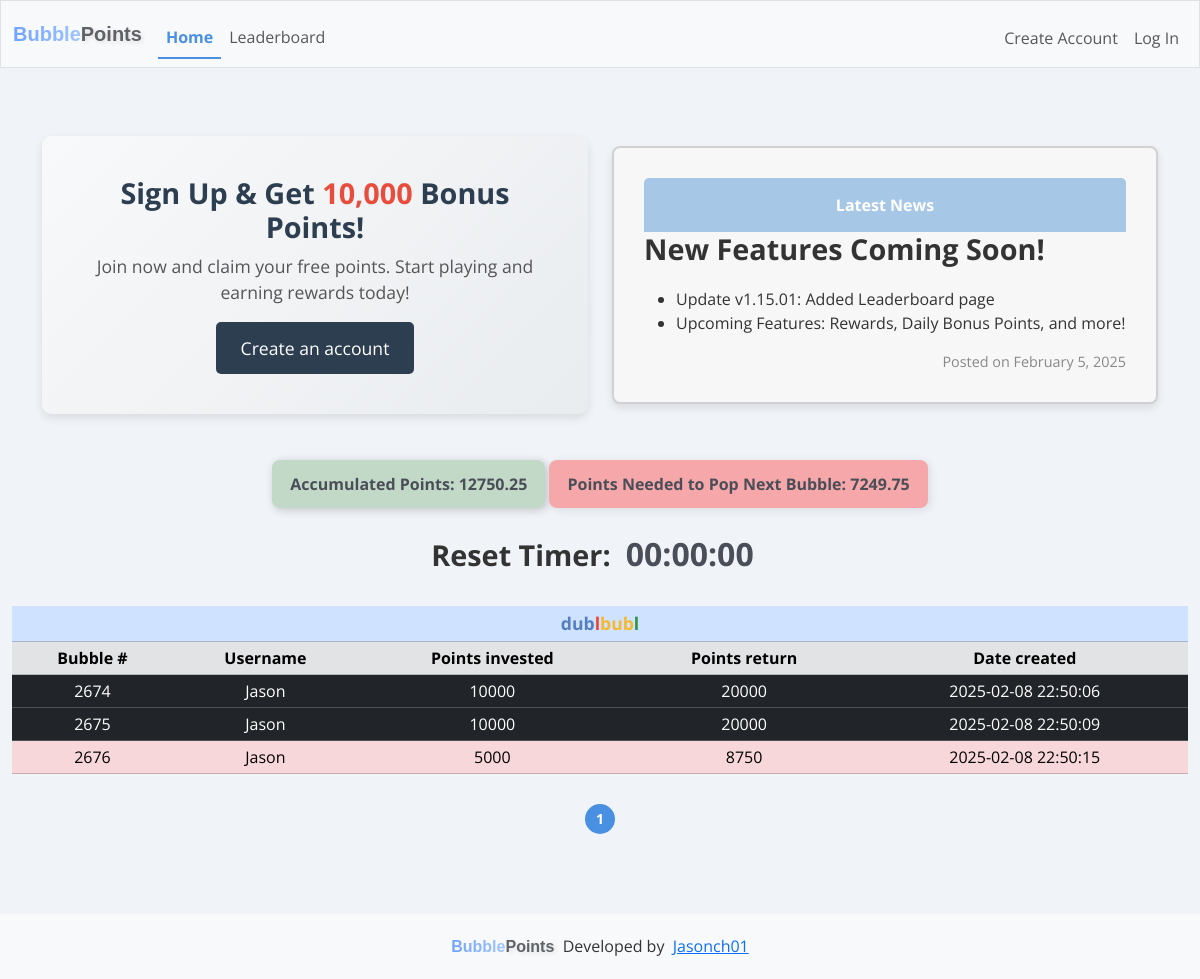
Before: / with the older database file.
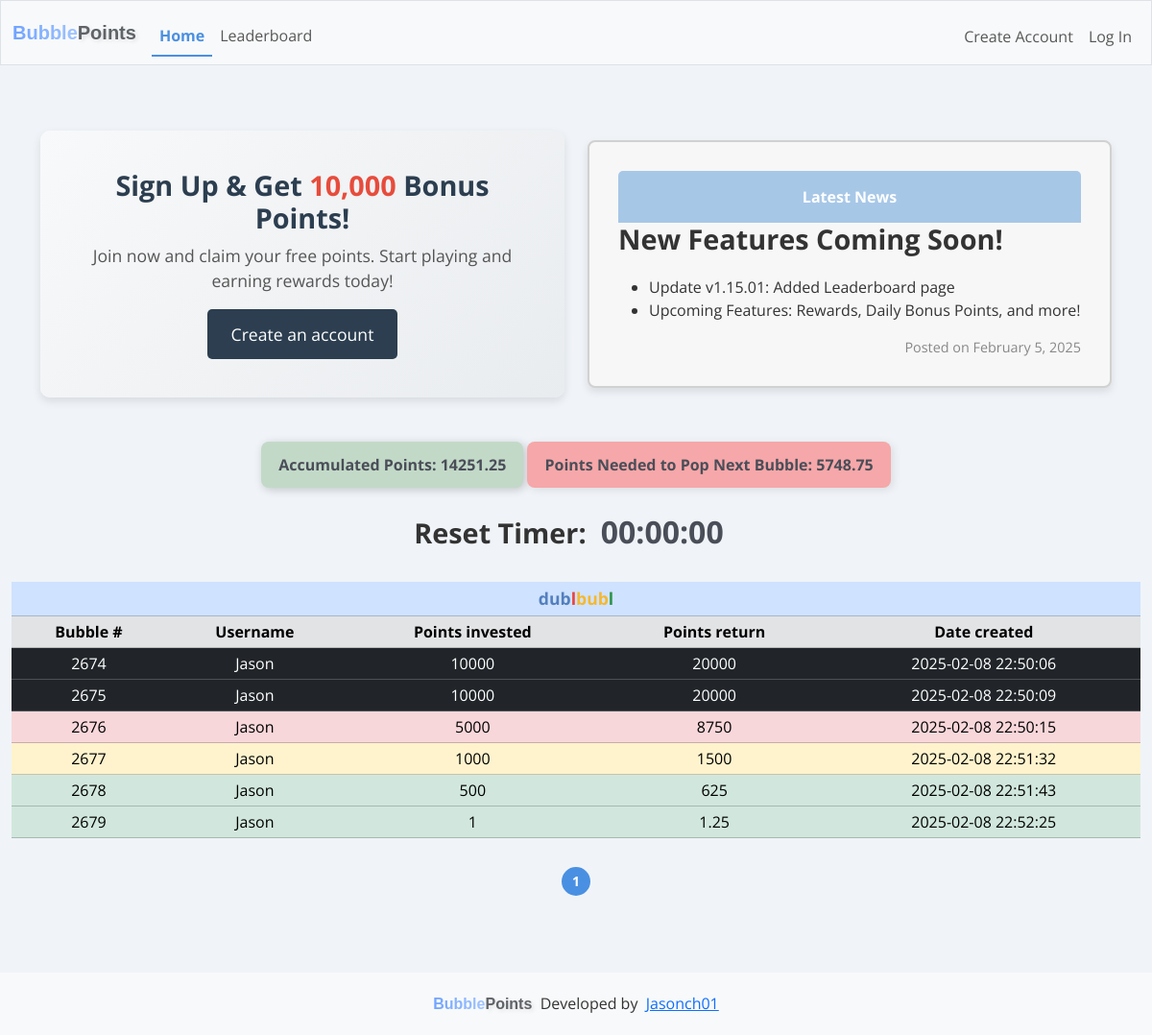
After: the same page with the newer database file.
### tables this page shows
CREATE TABLE points_tracker (
            tracker_id INTEGER PRIMARY KEY AUTOINCREMENT NOT NULL,
            current_points_in INTEGER NOT NULL,
            date_created TEXT NOT NULL        
        );

CREATE TABLE dublbubl (
    row_id INTEGER PRIMARY KEY AUTOINCREMENT NOT NULL,
    user_id INTEGER NOT NULL,
    username TEXT NOT NULL,
    points_in INTEGER NOT NULL,
    points_out INTEGER NOT NULL,
    date_created TEXT NOT NULL,        
    FOREIGN KEY (user_id) REFERENCES users(id)
    FOREIGN KEY (username) REFERENCES users(username)
);

### app.py (the view)
@app.route("/", methods=["GET", "POST"])
def index():
    updated_rows = []  # Initialize with an empty list
    start_timer()
    try:
        dublbubl = cur.execute("SELECT * FROM dublbubl").fetchall()
        page = request.args.get("page", 1, type=int)
        rows_per_page = 20  # Limit rows per page
        offset = (page - 1) * rows_per_page  # Calculate offset
        dublbubl = cur.execute(
            "SELECT * FROM dublbubl ORDER BY row_id ASC LIMIT ? OFFSET ?",
            (rows_per_page, offset)
        ).fetchall()
        total_rows = cur.execute("SELECT COUNT(*) FROM dublbubl").fetchone()[0]
        total_pages = (total_rows + rows_per_page - 1) // rows_per_page  # Round up
        current_points_in = cur.execute("SELECT current_points_in FROM points_tracker").fetchone()
        oldest_row_points_out = cur.execute("SELECT points_out FROM dublbubl ORDER BY row_id ASC LIMIT 1").fetchone()
        user_id = session.get("user_id")
        if user_id:
            user = cur.execute("SELECT * FROM users WHERE id = ?", (user_id,)).fetchall()
            user_history = cur.execute("SELECT * FROM dublbubl_history WHERE creator_id = ? ORDER BY row_id DESC LIMIT 5", (user_id,)).fetchall()
        else:
            user = None
            user_history = None
    except sqlite3.OperationalError as e:
        print("Error: dublbubl_history table does not exist, creating it.")
        init_db()
    if current_points_in is None or oldest_row_points_out is None:
        print("Error: current_points_in or oldest_row_points_out is None.")
        points_in_required = 0  # Default value
    else:
        points_in_required = oldest_row_points_out[0] - current_points_in[0]
    socketio.emit("update_points_info", {
        "current_points_in": current_points_in[0],  # Emitting the actual points_in value
        "points_in_required": points_in_required  # Emitting the calculated points_in_required
    })  # Broadcasts to all connected clients
    points = request.form.get("points")
    current_date = datetime.datetime.now().strftime("%Y-%m-%d %H:%M:%S")
    message = None
    if request.method == "POST":
        if user_id is None:
            return render_template("login.html", message="You must be logged in to create a bubble")
        if not points:
            flash("No points entered", "danger")  # Use "danger" for errors
            return redirect(url_for("index"))
        try:
            points = int(points)
        except ValueError:
            flash("Invalid input", "danger")
            return redirect(url_for("index"))
        if points is None:
            return "Invalid Input"
        elif points <= 0 or points > 10000:
            flash("Points must be between 1 and 10000", "danger")
            return redirect(url_for("index"))
        user_id = session["user_id"]
        user = cur.execute("SELECT * FROM users WHERE id = ?", (user_id,)).fetchone()
        current_points = cur.execute("SELECT points FROM users WHERE id = ?", (user[0],)).fetchone()
        current_points = current_points[0] if current_points else 0  # Default to 0 if no value exists
        if current_points < points:
            flash("Not enough points", "danger")
            return redirect(url_for("index"))
        try:
            if points >= 10000:
                points_out = points * 2  # If points are 10,000 or more, multiply by 2
            elif points >= 5000:
                points_out = points * 1.75  # If points are 5,000 or more but less than 10,000, multiply by 1.75
            elif points >= 1000:
                points_out = points * 1.5  # If points are 1,000 or more but less than 10,000, multiply by 1.5
            else:
                points_out = points * 1.25  # Otherwise, points_out equals points_in (e.g., for smaller amounts)
            cur.execute("""
            INSERT INTO dublbubl (row_id, user_id, username, points_in, points_out, date_created)
            VALUES (?, ?, ?, ?, ?, ?)
            """, (None, user[0], user[1], points, (points_out), current_date))
            con.commit()
            updated_rows = cur.execute("""
                SELECT * FROM dublbubl
                ORDER BY row_id ASC
            """).fetchall()
            total_rows = cur.execute("SELECT COUNT(*) FROM dublbubl").fetchone()[0]
            total_pages = (total_rows + rows_per_page - 1) // rows_per_page  # Round up
            offset = (page - 1) * rows_per_page
            print(f"Page: {page}, Rows per page: {rows_per_page}, Offset: {offset}")
            print(f"Fetching rows starting from: {offset}, Limit: {rows_per_page}")
            updated_rows = cur.execute(
                "SELECT * FROM dublbubl ORDER BY date_created, row_id LIMIT ? OFFSET ?",
                (rows_per_page, offset)
            ).fetchall()
            socketio.emit("update_table", {
                "rows": updated_rows,
                "total_pages": total_pages,
                "current_page": page
            })
            total_points = current_points - points
            if total_points < 0:
                return "Error: Insufficient points balance."
            cur.execute("UPDATE users SET points = ? WHERE id = ?", (total_points, user[0]))
            con.commit()
            socketio.emit("update_point_balance", {
                "point_balance": total_points  # Emitting only the total points balance
            }, room=user[0])  # Emits only to the specific user
            print(f"Emitting update to room: {user[0]} with new balance: {total_points}")
        except Exception as e:
            print(f"Error inserting row into dublbubl: {e}")
            con.rollback()
        current_points_in = cur.execute("SELECT current_points_in FROM points_tracker").fetchone()
        row_count = cur.execute("SELECT COUNT(*) FROM dublbubl").fetchone()[0]
        print(f"Number of rows in dublbubl: {row_count}")
        if row_count > 1:
            if current_points_in:
                new_points_in = current_points_in[0] + points
                cur.execute("UPDATE points_tracker SET current_points_in = ?, date_created = ?", (new_points_in, current_date))
            else:
                cur.execute("INSERT INTO points_tracker (current_points_in, date_created) VALUES (?, ?)", (points, current_date))
            con.commit()
        else:
            new_points_in = current_points_in[0] if current_points_in else 0
            print(f"New points in is { new_points_in }")
        oldest_row_points_out = cur.execute("SELECT points_out FROM dublbubl ORDER BY row_id ASC LIMIT 1").fetchone()
        print(f"Oldest row points out: {oldest_row_points_out[0]}")
        if oldest_row_points_out is None:
            print("No rows found in dublbubl. Exiting loop.")
        else:
            while new_points_in >= oldest_row_points_out[0]:
                oldest_row_id = cur.execute("SELECT row_id FROM dublbubl ORDER BY row_id ASC LIMIT 1").fetchone()
                oldest_row = cur.execute("SELECT * FROM dublbubl ORDER BY row_id ASC LIMIT 1").fetchone()
                if oldest_row is not None:
                        current_total_points = cur.execute("SELECT total_points_earned FROM users WHERE id = ?", (oldest_row[1],)).fetchone()
                        if current_total_points is None:
                            print("No points found for this user.")
                            current_total_points = 0  # Default to 0 if no value exists
                        else:
                            current_total_points = current_total_points[0]  # Extract the value from the tuple
                        print(f"Current total points: {current_total_points}")
                        points = cur.execute("SELECT points FROM users WHERE id = ?", (oldest_row[1],)).fetchone()
                        if points is None:
                            print("No points balance found for this user.")
                            points = 0  # Default to 0 if no value exists
                        else:
                            points = points[0]  # Extract the value from the tuple
                        print(f"User's point balance: {points}")
                else:
                    print("Oldest row is None, skipping points check.")
                if oldest_row:
                    cur.execute("""
                    INSERT INTO dublbubl_history (user_id, username, row_id, creator_id, creator_username, points_in, points_out, date_created, date_archived)
                    VALUES (?, ? ,?, ?, ? ,?, ?, ?, ?)
                    """, (user[0], user[1], oldest_row[0], oldest_row[1], oldest_row[2], oldest_row[3], oldest_row[4], oldest_row[5], current_date))
                    con.commit()
                    updated_user_history = cur.execute("""
                        SELECT * FROM dublbubl_history
                        WHERE creator_id = ?
                        ORDER BY row_id DESC
                        LIMIT 5
                    """, (user[0],)).fetchall()
                    print(f"Checking user[0]: {user[0]}")
                    print(f"Fetching history for creator_id: {user[0]}")
                    print("Fetched history:", updated_user_history)
                    socketio.emit("update_user_history", {
                        "history": [
                            {
                                "bubble_number": row[3],
                                "points_invested": row[6],
                                "points_earned": row[7],
                                "created_on": row[8],
                                "archived_on": row[9]
                            } for row in updated_user_history
                        ]
                    }, room=user[0])  # Emits only to the specific user
                    print(f"Emitting update to room: {user[0]} with updated user history: {oldest_row[4]}")
                    total_points_earned = current_total_points + oldest_row[4]
                    cur.execute("UPDATE users SET total_points_earned = ? WHERE id = ?", (total_points_earned, oldest_row[1]))
                    con.commit()
                    total_points = points + oldest_row[4]
                    cur.execute("UPDATE users SET points = ? WHERE id = ?", (total_points, oldest_row[1]))
                    con.commit()
                    current_total_points = total_points_earned
                    updated_total_points = cur.execute("SELECT points FROM users WHERE id = ?",(user_id,)).fetchone()
                    updated_total_points = updated_total_points[0] if updated_total_points else 0
                    socketio.emit("update_point_balance", {
                        "point_balance": updated_total_points  # Only emitting the total points balance
                    }, room=user_id)  # Emits only to the specific user
                    print(f"Emitting update to room: {user_id} with new balance: {updated_total_points}")
                if oldest_row_id is not None:
                    cur.execute("DELETE FROM dublbubl WHERE row_id = ?", (oldest_row_id[0],))
                    con.commit()
                else:
                    print("Error: oldest_row_id is None, unable to delete row.")
                remaining_points_in = new_points_in - oldest_row_points_out[0]
                cur.execute("UPDATE points_tracker SET current_points_in = ?, date_created = ?", (remaining_points_in, current_date))
                con.commit()
                updated_rows = cur.execute("""
                    SELECT * FROM dublbubl
                    ORDER BY row_id ASC
                """).fetchall()
                total_rows = cur.execute("SELECT COUNT(*) FROM dublbubl").fetchone()[0]
                total_pages = (total_rows + rows_per_page - 1) // rows_per_page  # Round up
                offset = (page - 1) * rows_per_page
                print(f"Page: {page}, Rows per page: {rows_per_page}, Offset: {offset}")
                print(f"Fetching rows starting from: {offset}, Limit: {rows_per_page}")
                updated_rows = cur.execute(
                    "SELECT * FROM dublbubl ORDER BY date_created, row_id LIMIT ? OFFSET ?",
                    (rows_per_page, offset)
                ).fetchall()
                socketio.emit("update_table", {
                    "rows": updated_rows,
                    "total_pages": total_pages,
                    "current_page": page
                })
                print(f"Emitting updated rows to room: {user[0]}")
                new_points_in = remaining_points_in
                oldest_row_points_out = cur.execute("SELECT points_out FROM dublbubl ORDER BY row_id ASC LIMIT 1").fetchone()
                if new_points_in <= 0 or oldest_row_points_out is None:
                    print("No more rows in dublbubl. Exiting loop.")
                    break
        flash("Bubble created successfully!", "success")
        return redirect(url_for("index"))
    else:
        return render_template('index.html', dublbubl=dublbubl, user=user, message=message, current_points_in=current_points_in, points_in_required=points_in_required, user_history=user_history, updated_rows=updated_rows, total_pages=total_pages, current_page=page)

### templates/index.html (shortened to what this page needs)
{% extends "layout.html" %}
{% block main %}
{% if not session["user_id"] %}
<div class="container mt-5">
  <div class="row">
      <div class="col-md-6 d-flex align-items-center">
        <div class="signup-section text-center w-100">
            <h2>Sign Up & Get <span class="bonus-points">10,000</span> Bonus Points!</h2>
            <p>Join now and claim your free points. Start playing and earning rewards today!</p>
            <a href="/register" class="btn signup-btn btn-lg">Create an account</a>
        </div>
    </div>
      <div class="col-md-6">
          <div class="announcement-box">
              <div class="header">Latest News</div>
              <h2>New Features Coming Soon!</h2>
              <ul>
                <li>Update v1.15.01: Added Leaderboard page</li>
                <li>Upcoming Features: Rewards, Daily Bonus Points, and more!</li>
              </ul>
              <div class="date">Posted on February 5, 2025</div>
          </div>
      </div>
  </div>
</div>
{% endif %}
<div class="tracker text-center">
  <p id="current_points_in">Accumulated Points: {{ current_points_in[0] }}</p>
  <p id="points_in_required">Points Needed to Pop Next Bubble: {{ points_in_required }}</p>
  <div class="timer-container">
      <span class="reset-timer-text">Reset Timer: </span>
      <span id="countdown_timer" class="low-time">00:00:00</span>
  </div>
</div>
<table class="table table-success table-sm text-center">
  <thead class="table-primary">
    <tr class="table-primary">
      <th class="table-primary" colspan="5"><div class="table-header"><span class="blue">dub</span><span class="red">l</span><span class="yellow">bub</span><span class="green">l</span></div></th>
    </tr>
  </thead>
  <thead>
    <tr class="table-secondary">
      <th>Bubble #</th>
      <th>Username</th>
      <th>Points invested</th>
      <th>Points return</th>
      <th>Date created</th>
    </tr>
  </thead>
  <tbody id="dublbubl">
    {% for row in dublbubl %}
    <tr class="
    {% if row[3] >= 10000 %}
      table-dark
    {% elif row[3] >= 5000 %}
      table-danger
    {% elif row[3] >= 1000 %}
      table-warning
    {% else %}
      table-success
    {% endif %}
    ">
      <td>{{ row[0] }}</td>
      <td>{{ row[2] }}</td>
      <td>{{ row[3] }}</td>
      <td>{{ row[4] }}</td>
      <td>{{ row[5] }}</td>
    </tr>
    {% endfor %}
  </tbody>
</table>
<div class="text-center" id="pagination">
  {% for i in range(1, total_pages + 1) %}
      <a href="{{ url_for('index', page=i) }}"
         style="padding: 5px; {% if i == current_page %}font-weight: bold;{% endif %}">
          {{ i }}
      </a>
  {% endfor %}
</div>
{% endblock %}

Changed rows visible on the page:
changed points_tracker: current_points_in "12750.25" → "14251.25"
added dublbubl: row_id "2677", username "Jason", points_in "1000", points_out "1500", date_created "2025-02-08 22:51:32"
added dublbubl: row_id "2678", username "Jason", points_in "500", points_out "625", date_created "2025-02-08 22:51:43"
added dublbubl: row_id "2679", username "Jason", points_in "1", points_out "1.25", date_created "2025-02-08 22:52:25"
Other visible differences:
{{ points_in_required }}: "7249.75" → "5748.75"
